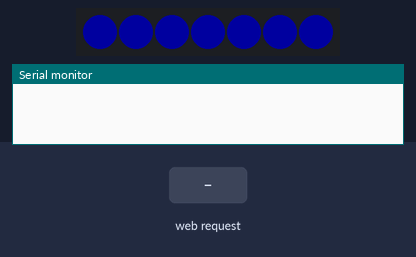
Simulated run of this sketch. Board: ESP8266 (NodeMCU). Parts: 7 RGB LEDs in strip order, left to right, the last lines printed to the serial monitor. Inputs (shaded band) come from the test bench. Dim RGB values are drawn brighter than linear; WiFi joins after 1.5 s; servers stay silent unless stated; not simulated (calls return 0 or success): ./private.h.

Above: at 0.1 s.
2.8 s: HTTP request GET /RR received
At 2.85 s:
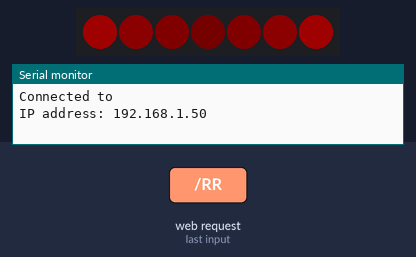
4.6 s: HTTP request GET /RG received
At 4.65 s:
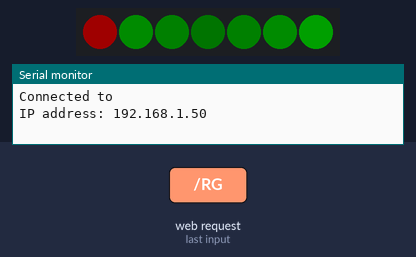
6.4 s: HTTP request GET /RY received
At 6.45 s:
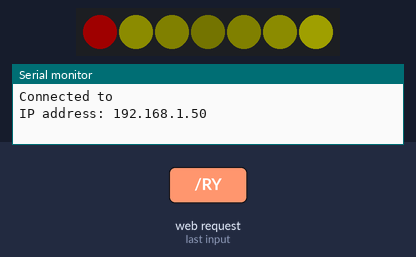
8.2 s: HTTP request GET /GG received
At 8.25 s:
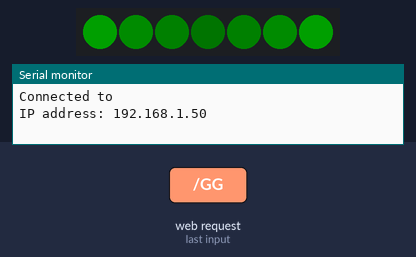
10.0 s: HTTP request GET /GY received
At 10.05 s:
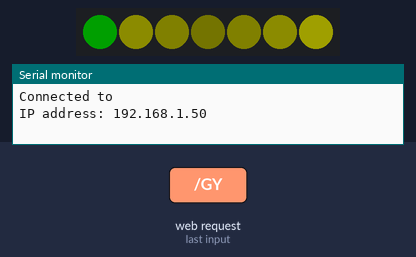
11.8 s: HTTP request GET /YY received
At 11.85 s:
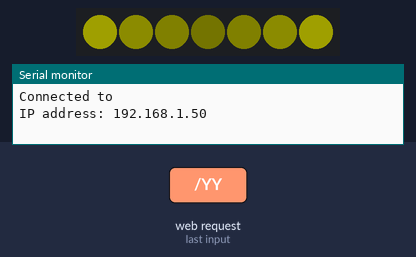
Timing chart, 0 to 14.6 s (numbered marks = the images above; inputs shaded):
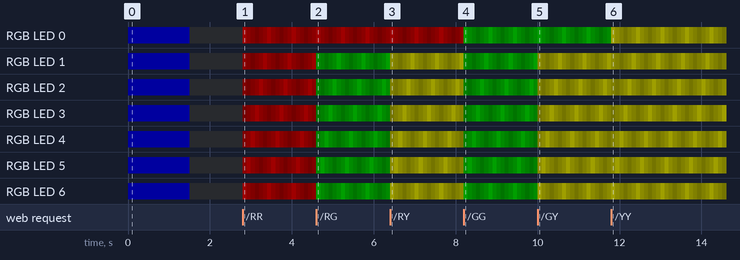

The sketch:

html.ino
```cpp
const char *homePage = "\n\
<html>\n\
\n\
<head>\n\
    <title>Der Nico Alarm</title>\n\
\n\
    <style>\n\
        body,\n\
        html {\n\
            width: 100%;\n\
            height: 100%;\n\
        }\n\
\n\
        body {\n\
            margin: 0;\n\
            background: #eeeeee;\n\
            width: fit-content;\n\
            width: -moz-fit-content;\n\
        }\n\
\n\
        h1 {\n\
            text-align: center;\n\
            margin: 0.5em 0;\n\
        }\n\
\n\
        .options {\n\
            overflow: auto;\n\
            row-gap: 1em;\n\
            padding: 1em;\n\
        }\n\
\n\
        button {\n\
            font-size: 2em;\n\
            border-radius: 8px;\n\
            padding: 0.5em;\n\
            background: #cccccc;\n\
            border-width: 3px;\n\
            margin: 0.5em;\n\
            outline: unset !important;\n\
        }\n\
\n\
        button.center-red {\n\
            color: #ff0000;\n\
        }\n\
\n\
        button.center-green {\n\
            color: #00a000;\n\
        }\n\
\n\
        button.center-yellow {\n\
            color: #ffff00;\n\
        }\n\
\n\
        button.ring-red {\n\
            border-color: #ff0000;\n\
        }\n\
\n\
        button.ring-green {\n\
            border-color: #00a000;\n\
        }\n\
\n\
        button.ring-yellow {\n\
            border-color: #ffff00;\n\
        }\n\
    </style>\n\
\n\
    <script>\n\
        function request(what) {\n\
            const xhr = new XMLHttpRequest()\n\
\n\
            xhr.open('GET', '/' + what)\n\
\n\
            xhr.send()\n\
        }\n\
\n\
        function off() {\n\
            return request('OFF')\n\
        }\n\
\n\
        function rr() {\n\
            return request('RR')\n\
        }\n\
\n\
        function rg() {\n\
            return request('RG')\n\
        }\n\
\n\
        function ry() {\n\
            return request('RY')\n\
        }\n\
\n\
        function gr() {\n\
            return request('GR')\n\
        }\n\
\n\
        function gg() {\n\
            return request('GG')\n\
        }\n\
\n\
        function gy() {\n\
            return request('GY')\n\
        }\n\
\n\
\n\
        function yr() {\n\
            return request('YR')\n\
        }\n\
\n\
        function yg() {\n\
            return request('YG')\n\
        }\n\
\n\
        function yy() {\n\
            return request('YY')\n\
        }\n\
    </script>\n\
</head>\n\
\n\
<body>\n\
    <h1>Der Nico Alarm</h1>\n\
    <div class='options'>\n\
        <div>\n\
            <button onclick='off()'>Ausschalten</button>\n\
        </div>\n\
        <div>\n\
            <button onclick='rr()' class='center-red ring-red'>Leiser bitte</button>\n\
            <button onclick='gr()' class='center-green ring-red'>Essen ist fertig</button>\n\
        </div>\n\
        <div>\n\
            <button onclick='rg()' class='center-red ring-green'>Bitte melden</button>\n\
            <button onclick='yg()' class='center-yellow ring-green'>Besuch ist da</button>\n\
        </div>\n\
        <div>\n\
            <button onclick='ry()' class='center-red ring-yellow'>Gleich wird es laut</button>\n\
            <button onclick='gy()' class='center-green ring-yellow'>Anruf erwartet</button>\n\
        </div>\n\
    </div>\n\
</body>\n\
\n\
</html>\n\
";

const char *getHomePage(void)
{
    return homePage;
}
```

animation.ino
```cpp
#include <Adafruit_NeoPixel.h>

#define RED_INDEX 0
#define GREEN_INDEX 1
#define YELLOW_INDEX 2

auto centerColor = RED_INDEX;
auto ringColor = GREEN_INDEX;

const uint32_t reds[] = {
    Adafruit_NeoPixel::Color(32, 0, 0),
    Adafruit_NeoPixel::Color(12, 0, 0),
    Adafruit_NeoPixel::Color(5, 0, 0),
    Adafruit_NeoPixel::Color(1, 0, 0),
};

const uint32_t greens[] = {
    Adafruit_NeoPixel::Color(0, 32, 0),
    Adafruit_NeoPixel::Color(0, 12, 0),
    Adafruit_NeoPixel::Color(0, 5, 0),
    Adafruit_NeoPixel::Color(0, 1, 0),
};

const uint32_t yellows[] = {
    Adafruit_NeoPixel::Color(32, 32, 0),
    Adafruit_NeoPixel::Color(12, 12, 0),
    Adafruit_NeoPixel::Color(5, 5, 0),
    Adafruit_NeoPixel::Color(1, 1, 0),
};

void setColors(int center, int ring)
{
    centerColor = center;
    ringColor = ring;
}

void setColor(Adafruit_NeoPixel &pixels, uint32_t color)
{
    for (int i = 0; i < 7; i++)
    {
        pixels.setPixelColor(i, color);
    }

    pixels.show();
}

const uint32_t *getColors(int index)
{
    switch (index)
    {
    case YELLOW_INDEX:
        return yellows;
    case GREEN_INDEX:
        return greens;
    default:
        return reds;
    }
}

uint32_t getColor(const uint32_t *colors, int index)
{
    switch (index % 6)
    {
    case 3:
        return colors[3];
    case 2:
    case 4:
        return colors[2];
    case 1:
    case 5:
        return colors[1];
    default:
        return colors[0];
    }
}

void showFrame(Adafruit_NeoPixel &pixels, int &frame)
{
    const auto centerColors = getColors(centerColor);
    const auto ringColors = getColors(ringColor);

    pixels.setPixelColor(0, getColor(centerColors, frame));

    for (auto i = 1; i < 7; i++)
    {
        pixels.setPixelColor(i, getColor(ringColors, i + frame));
    }

    pixels.show();

    frame = (frame + 1) % 6;
}
```

code.ino
```cpp
#include <ESP8266WiFi.h>
#include <WiFiClient.h>
#include <ESP8266mDNS.h>

#include <ESP8266WebServer.h>

#include <Adafruit_NeoPixel.h>

#include "./private.h"

const char *ssid = STASSID;
const char *password = STAPSK;

ESP8266WebServer server(80);

Adafruit_NeoPixel pixels = Adafruit_NeoPixel(7, D2, NEO_GRB + NEO_KHZ800);

auto idle = true;

auto frame = 0;
auto nextFrame = 0;
auto endFrame = 0;

void start(int center, int ring)
{
  setColors(center, ring);

  frame = 0;
  nextFrame = millis();
  endFrame = millis() + 20000;

  idle = false;

  server.send(200, "text/plain", "OK");
}

void animate()
{
  if (idle)
  {
    return;
  }

  auto now = millis();

  if (now >= endFrame)
  {
    setColor(pixels, pixels.Color(0, 0, 0));

    idle = true;

    return;
  }

  if (now < nextFrame)
  {
    return;
  }

  nextFrame = now + 100;

  showFrame(pixels, frame);
}

void setup(void)
{
  pinMode(D2, OUTPUT);

  pixels.begin();

  setColor(pixels, pixels.Color(0, 0, 32));

  Serial.begin(115200);

  WiFi.mode(WIFI_STA);
  WiFi.begin(ssid, password);

  while (WiFi.status() != WL_CONNECTED)
  {
    delay(500);
  }

  Serial.print("Connected to ");
  Serial.println(ssid);
  Serial.print("IP address: ");
  Serial.println(WiFi.localIP());

  MDNS.begin("esp8266");

  server.on("/RR", [] { start(RED_INDEX, RED_INDEX); });
  server.on("/RG", [] { start(RED_INDEX, GREEN_INDEX); });
  server.on("/RY", [] { start(RED_INDEX, YELLOW_INDEX); });

  server.on("/GR", [] { start(GREEN_INDEX, RED_INDEX); });
  server.on("/GG", [] { start(GREEN_INDEX, GREEN_INDEX); });
  server.on("/GY", [] { start(GREEN_INDEX, YELLOW_INDEX); });

  server.on("/YR", [] { start(YELLOW_INDEX, RED_INDEX); });
  server.on("/YG", [] { start(YELLOW_INDEX, GREEN_INDEX); });
  server.on("/YY", [] { start(YELLOW_INDEX, YELLOW_INDEX); });

  server.on("/OFF", [] { endFrame = millis() - 1; server.send(200, "text/plain", "OK"); });

  server.onNotFound([] { server.send(200, "text/html", getHomePage()); });

  server.begin();

  setColor(pixels, pixels.Color(0, 0, 0));
}

void loop(void)
{
  server.handleClient();

  MDNS.update();

  animate();
}
```

Measured:
- after the input at 4.6 s, the LEDs: change at once (image 2)
- after the input at 6.4 s, the LEDs: change at once (image 3)
- after the input at 8.2 s, the LEDs: change at once (image 4)
- after the input at 10.0 s, the LEDs: change at once (image 5)
- after the input at 11.8 s, the LEDs: change at once (image 6)
